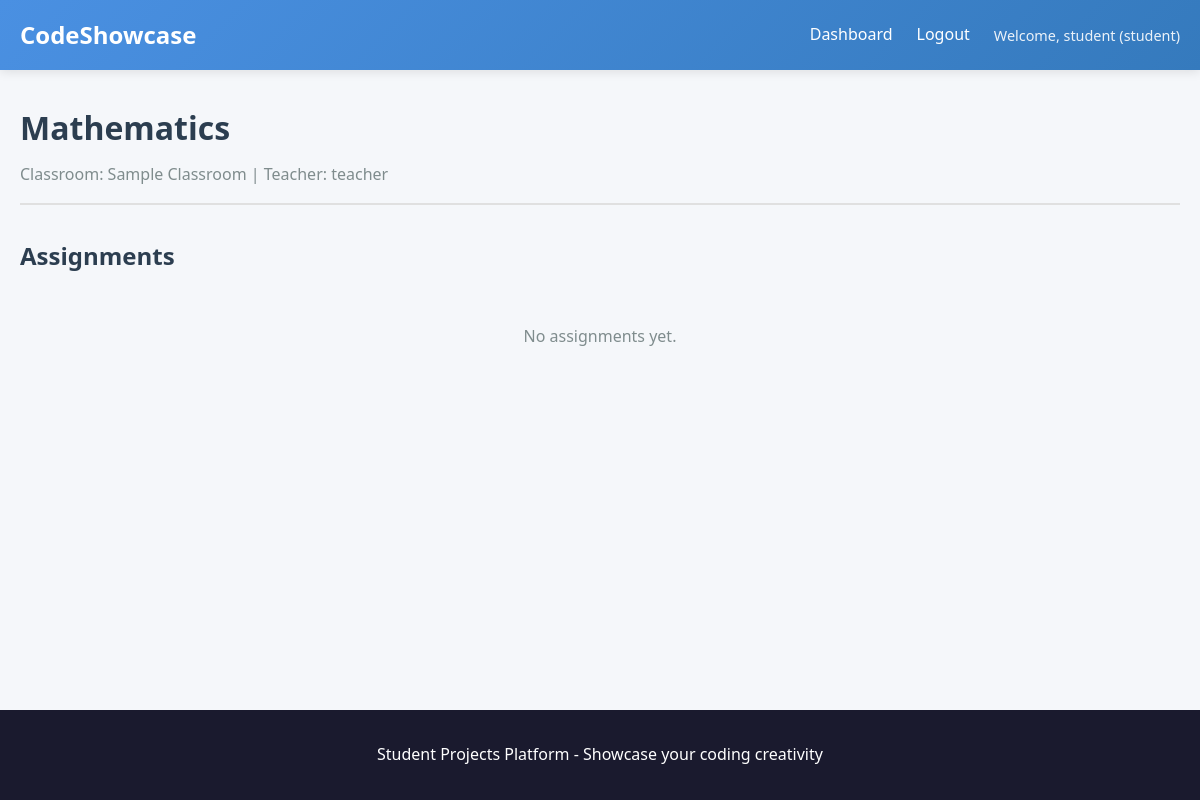
Page /subject/1 (signed in) on the committed database.
### app.py (models this page shows)
class User(UserMixin, db.Model):
    id = db.Column(db.Integer, primary_key=True)
    username = db.Column(db.String(80), unique=True, nullable=False)
    email = db.Column(db.String(120), unique=True, nullable=False)
    password_hash = db.Column(db.String(255), nullable=False)
    role = db.Column(db.String(20), default='student')  # student, teacher, staff, parent, or admin
    parent_email = db.Column(db.String(120), nullable=True)  # Parent email for students (required for students)
    created_at = db.Column(db.DateTime, default=datetime.utcnow)
    classrooms = db.relationship('Classroom', backref='teacher', lazy=True)
    projects = db.relationship('Project', foreign_keys='Project.student_id', backref='student', lazy=True)
    challenge_submissions = db.relationship('ChallengeSubmission', backref='student', lazy=True)

class Subject(db.Model):
    id = db.Column(db.Integer, primary_key=True)
    name = db.Column(db.String(100), nullable=False)
    classroom_id = db.Column(db.Integer, db.ForeignKey('classroom.id'), nullable=False)
    teacher_id = db.Column(db.Integer, db.ForeignKey('user.id'), nullable=False)
    created_at = db.Column(db.DateTime, default=datetime.utcnow)
    teacher = db.relationship('User', foreign_keys=[teacher_id], backref='taught_subjects')
    assignments = db.relationship('Assignment', backref='subject', lazy=True, cascade='all, delete-orphan')

class Classroom(db.Model):
    id = db.Column(db.Integer, primary_key=True)
    name = db.Column(db.String(100), nullable=False)
    code = db.Column(db.String(10), unique=True, nullable=False)
    teacher_id = db.Column(db.Integer, db.ForeignKey('user.id'), nullable=False)
    created_at = db.Column(db.DateTime, default=datetime.utcnow)
    students = db.relationship('ClassroomStudent', backref='classroom', lazy=True, cascade='all, delete-orphan')
    projects = db.relationship('Project', backref='classroom', lazy=True)
    challenges = db.relationship('Challenge', backref='classroom', lazy=True)
    subjects = db.relationship('Subject', backref='classroom', lazy=True, cascade='all, delete-orphan')

### app.py (the view)
@app.route('/subject/<int:subject_id>')
@login_required
def view_subject(subject_id):
    subject = Subject.query.get_or_404(subject_id)
    if current_user.role == 'student':
        enrollment = ClassroomStudent.query.filter_by(
            classroom_id=subject.classroom_id,
            student_id=current_user.id
        ).first()
        if not enrollment:
            flash('You are not enrolled in this classroom')
            return redirect(url_for('dashboard'))
    elif current_user.role not in ['teacher', 'admin']:
        flash('Access denied', 'error')
        return redirect(url_for('dashboard'))
    assignments = Assignment.query.filter_by(subject_id=subject_id).order_by(Assignment.deadline).all()
    from datetime import datetime as dt
    return render_template('view_subject.html', subject=subject, assignments=assignments, datetime=dt)

### app.py (called while the page is built)
@login_manager.user_loader
def load_user(user_id):
    return User.query.get(int(user_id))

### templates/view_subject.html (shortened to what this page needs)
{% extends "base.html" %}
{% block content %}
<div class="container">
    <div class="subject-header">
        <h1>{{ subject.name }}</h1>
        <p class="subject-meta">Classroom: {{ subject.classroom.name }} | Teacher: {{ subject.teacher.username }}</p>
    </div>
    <div class="assignments-section">
        <h2>Assignments</h2>
        {% if assignments %}
            <div class="assignments-list">
                {% for assignment in assignments %}
                    <div class="assignment-card {% if assignment.deadline.replace(tzinfo=None) < datetime.utcnow().replace(tzinfo=None) %}past-deadline{% endif %}">
                        <div class="assignment-header">
                            <h3>{{ assignment.title }}</h3>
                            <span class="deadline-badge {% if assignment.deadline.replace(tzinfo=None) < datetime.utcnow().replace(tzinfo=None) %}deadline-passed{% else %}deadline-upcoming{% endif %}">
                                Deadline: {{ assignment.deadline.strftime('%B %d, %Y at %I:%M %p') }}
                            </span>
                        </div>
                        {% if assignment.description %}
                            <p class="assignment-description">{{ assignment.description }}</p>
                        {% endif %}
                        <div class="assignment-actions">
                            <a href="{{ url_for('view_assignment', assignment_id=assignment.id) }}" class="btn btn-primary">View Assignment</a>
                        </div>
                    </div>
                {% endfor %}
            </div>
        {% else %}
            <div class="empty-state">
                <p>No assignments yet.{% if current_user.role in ['teacher', 'admin'] and (subject.teacher_id == current_user.id or current_user.role == 'admin') %} Create one to get started!{% endif %}</p>
            </div>
        {% endif %}
    </div>
</div>
{% endblock %}

### templates/base.html (shortened to what this page needs)
<!DOCTYPE html>
<html lang="en">
<head>
    <link rel="stylesheet" href="{{ url_for('static', filename='css/style.css') }}">
</head>
<body>
    <nav class="navbar">
        <div class="container">
            <a href="{{ url_for('index') }}" class="logo">CodeShowcase</a>
            <div class="nav-links">
                {% if current_user.is_authenticated %}
                    <a href="{{ url_for('dashboard') }}">Dashboard</a>
                    <a href="{{ url_for('logout') }}">Logout</a>
                    <span class="user-info">Welcome, {{ current_user.username }} ({{ current_user.role }})</span>
                {% else %}
                    <a href="{{ url_for('login') }}">Login</a>
                    <a href="{{ url_for('register') }}">Register</a>
                {% endif %}
            </div>
        </div>
    </nav>
    <main class="main-content">
        {% block content %}{% endblock %}
    </main>
    <footer class="footer">
        <div class="container">
            <p>Student Projects Platform - Showcase your coding creativity</p>
        </div>
    </footer>
</body>
</html>

### static/css/style.css (style rules this page uses)
* { margin: 0; padding: 0; box-sizing: border-box; }
:root { --primary-color: #4a90e2; --secondary-color: #50c878; --accent-color: #ff6b6b; --dark-bg: #1a1a2e; --light-bg: #f5f7fa; --text-dark: #2c3e50; --text-light: #7f8c8d; --border-color: #e0e0e0; --shadow: 0 2px 10px rgba(0, 0, 0, 0.1); --shadow-hover: 0 4px 20px rgba(0, 0, 0, 0.15); }
body { font-family: 'Segoe UI', Tahoma, Geneva, Verdana, sans-serif; background-color: var(--light-bg); color: var(--text-dark); line-height: 1.6; min-height: 100vh; display: flex; flex-direction: column; }
.container { max-width: 1200px; margin: 0 auto; padding: 0 20px; width: 100%; }
.navbar { background: linear-gradient(135deg, var(--primary-color), #357abd); color: white; padding: 1rem 0; box-shadow: var(--shadow); }
.navbar .container { display: flex; justify-content: space-between; align-items: center; }
.logo { font-size: 1.5rem; font-weight: bold; color: white; text-decoration: none; }
.nav-links { display: flex; gap: 1.5rem; align-items: center; }
.nav-links a { color: white; text-decoration: none; transition: opacity 0.3s; }
.user-info { font-size: 0.9rem; opacity: 0.9; }
.main-content { flex: 1; padding: 2rem 0; }
.empty-state { text-align: center; padding: 3rem; color: var(--text-light); }
.footer { background: var(--dark-bg); color: white; text-align: center; padding: 2rem 0; margin-top: auto; }
.subject-header, .assignment-header { margin-bottom: 2rem; padding-bottom: 1rem; border-bottom: 2px solid var(--border-color); }
.subject-meta, .assignment-meta { color: var(--text-light); margin-top: 0.5rem; }

### rows in the picture
User: username "student", role "student"
Subject: name "Mathematics"
Classroom: classroom.name "Sample Classroom"
User: teacher.username "teacher"
